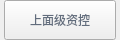
                    <widget class="QWidget" name="smjzk_wid" native="true">
                     <property name="geometry">
                      <rect>
                       <x>100</x>
                       <y>230</y>
                       <width>120</width>
                       <height>40</height>
                      </rect>
                     </property>
                     <property name="minimumSize">
                      <size>
                       <width>0</width>
                       <height>40</height>
                      </size>
                     </property>
                     <property name="maximumSize">
                      <size>
                       <width>16777215</width>
                       <height>40</height>
                      </size>
                     </property>
                     <layout class="QHBoxLayout" name="horizontalLayout_31">
                      <property name="spacing">
                       <number>0</number>
                      </property>
                      <property name="leftMargin">
                       <number>0</number>
                      </property>
                      <property name="topMargin">
                       <number>0</number>
                      </property>
                      <property name="rightMargin">
                       <number>0</number>
                      </property>
                      <property name="bottomMargin">
                       <number>0</number>
                      </property>
                      <item>
                       <widget class="QLabel" name="label_209">
                        <property name="minimumSize">
                         <size>
                          <width>4</width>
                          <height>0</height>
                         </size>
                        </property>
                        <property name="maximumSize">
                         <size>
                          <width>4</width>
                          <height>16777215</height>
                         </size>
                        </property>
                        <property name="text">
                         <string/>
                        </property>
                        <property name="pixmap">
                         <pixmap resource="twoDdisplay.qrc">:/twoDdisplay/rectleft</pixmap>
                        </property>
                       </widget>
                      </item>
                      <item>
                       <widget class="QPushButton" name="smjzkbtn">
                        <property name="minimumSize">
                         <size>
                          <width>0</width>
                          <height>40</height>
                         </size>
                        </property>
                        <property name="maximumSize">
                         <size>
                          <width>16777215</width>
                          <height>40</height>
                         </size>
                        </property>
                        <property name="cursor">
                         <cursorShape>PointingHandCursor</cursorShape>
                        </property>
                        <property name="styleSheet">
                         <string notr="true">border-image:url(:/twoDdisplay/btnbg);
color:rgb(98,109,125);</string>
                        </property>
                        <property name="text">
                         <string>上面级资控</string>
                        </property>
                       </widget>
                      </item>
                      <item>
                       <widget class="QLabel" name="label_210">
                        <property name="minimumSize">
                         <size>
                          <width>4</width>
                          <height>0</height>
                         </size>
                        </property>
                        <property name="maximumSize">
                         <size>
                          <width>4</width>
                          <height>16777215</height>
                         </size>
                        </property>
                        <property name="text">
                         <string/>
                        </property>
                        <property name="pixmap">
                         <pixmap resource="twoDdisplay.qrc">:/twoDdisplay/rectright</pixmap>
                        </property>
                       </widget>
                      </item>
                     </layout>
                    </widget>
